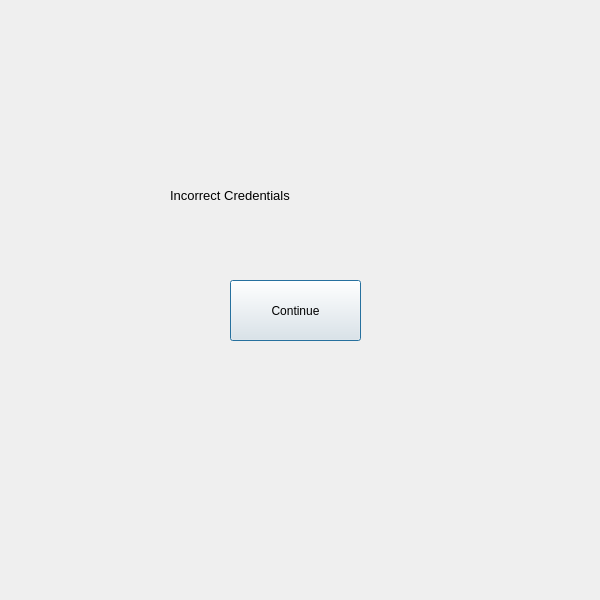
<?xml version="1.0" encoding="UTF-8"?>
<ui version="4.0">
 <class>Dialog</class>
 <widget class="QDialog" name="Dialog">
  <property name="geometry">
   <rect>
    <x>0</x>
    <y>0</y>
    <width>600</width>
    <height>600</height>
   </rect>
  </property>
  <property name="windowTitle">
   <string>Dialog</string>
  </property>
  <widget class="QLabel" name="label">
   <property name="geometry">
    <rect>
     <x>170</x>
     <y>150</y>
     <width>951</width>
     <height>91</height>
    </rect>
   </property>
   <property name="font">
    <font>
     <pointsize>10</pointsize>
    </font>
   </property>
   <property name="text">
    <string>Incorrect Credentials</string>
   </property>
  </widget>
  <widget class="QPushButton" name="continueb">
   <property name="geometry">
    <rect>
     <x>230</x>
     <y>280</y>
     <width>131</width>
     <height>61</height>
    </rect>
   </property>
   <property name="text">
    <string>Continue</string>
   </property>
  </widget>
 </widget>
 <resources/>
 <connections/>
</ui>
